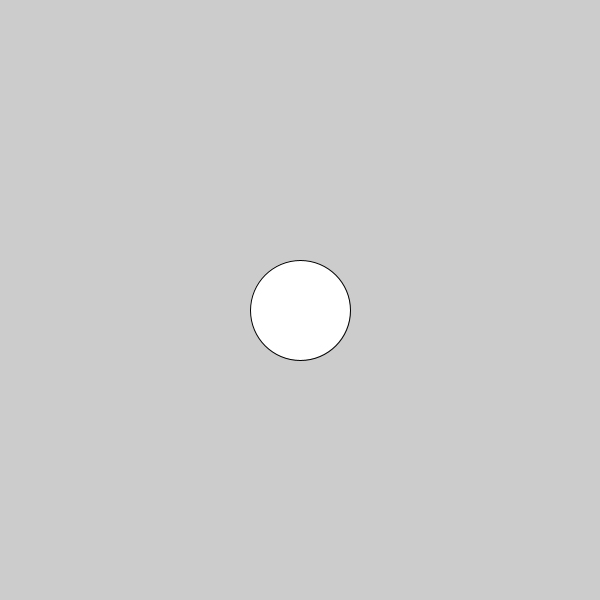
Frame 1 (no input)
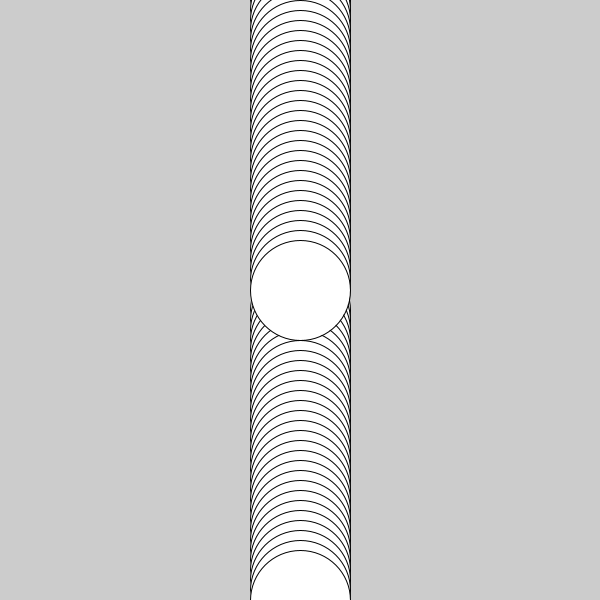
Frame 60 (the mouse pressed at the canvas centre just before this capture)
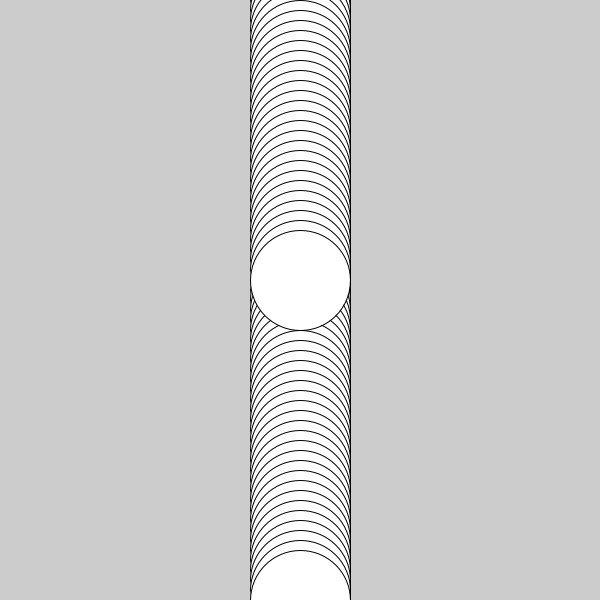
Frame 120 (the mouse held since frame 60 and released just before this capture)

The Processing sketch that drew these frames (run headless with seeded random() and noise(); from frame 60 on, the mouse is pressed at the canvas centre):

// Processing sketch: sketch_2018MidtermQ11
// ── sketch_2018MidtermQ11.pde
//this sketch currently draws an ellipse at the middle of the screen. 
//the draw loop increments the variable used to store the y position 
//of the ellipse, but the position doesn't change. 
//fix the variable scope of yPosition so that 
//it increases every frame until reaching the height of the screen.

int yPosition;

void setup() {
  size(600, 600);
  yPosition = height/2;
}

void draw() {
  yPosition+=10;
  if (yPosition > height) {
    yPosition = 0;
  }  
  ellipse(width/2, yPosition, 100, 100);
}
